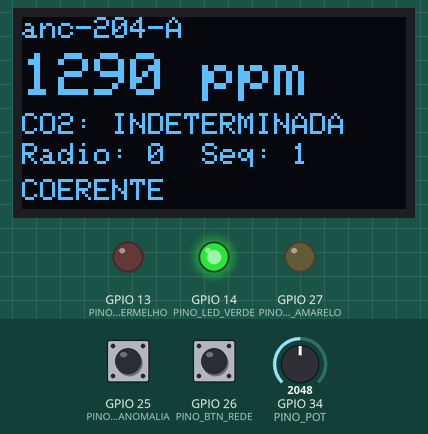
Simulated run of this sketch. Board: ESP32. Shown: 128×64 one-colour display, output pins drawn as LEDs (lit = HIGH). Inputs (shaded band) come from the test bench; at power-on: GPIO 26 (PINO_BTN_REDE) HIGH, GPIO 34 (PINO_POT) = 2048, GPIO 25 (PINO_BTN_ANOMALIA) HIGH. WiFi joins after 1.5 s; servers stay silent unless stated; random numbers use the default seed unless the sketch sets one; no MQTT or app messages arrive unless stated; what the sketch prints to the serial monitor is not drawn.

Above: at 3.1 s.
3.2 s: GPIO 26 (PINO_BTN_REDE) pulled LOW for 0.15 s
At 5.9 s:
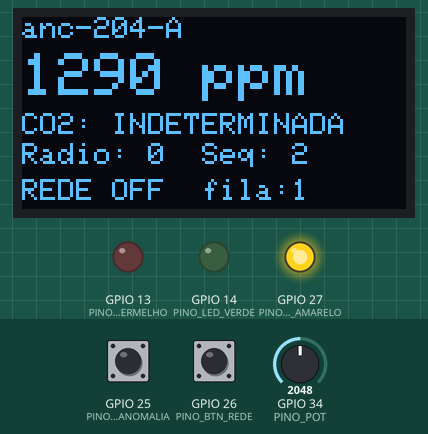
6.3 s: GPIO 26 (PINO_BTN_REDE) pulled LOW for 1 s
At 7.1 s:
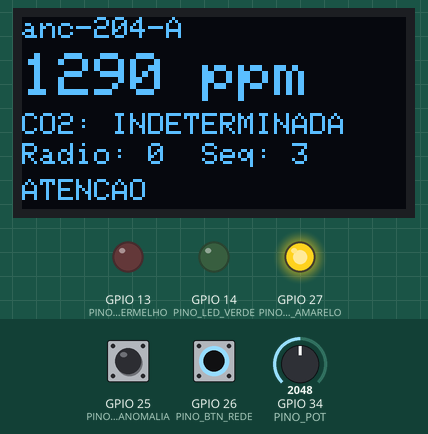
10.3 s: GPIO 34 (PINO_POT) set to 2866
13.3 s: GPIO 26 (PINO_BTN_REDE) pulled LOW for 0.15 s
At 14.2 s:
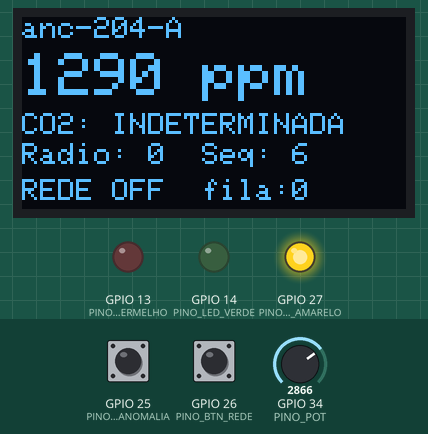
16.4 s: GPIO 26 (PINO_BTN_REDE) pulled LOW for 3.2 s
At 17.4 s:
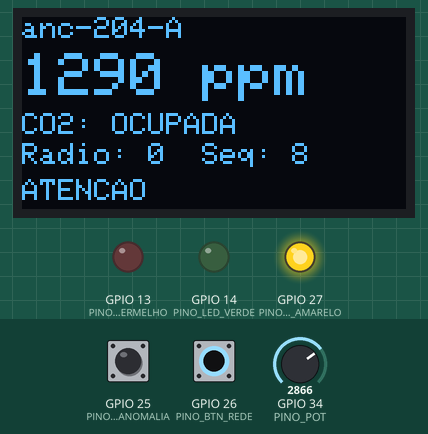
21.4 s: GPIO 25 (PINO_BTN_ANOMALIA) pulled LOW for 0.15 s
Timing chart, 0 to 24.4 s (numbered marks = the images above; inputs shaded):
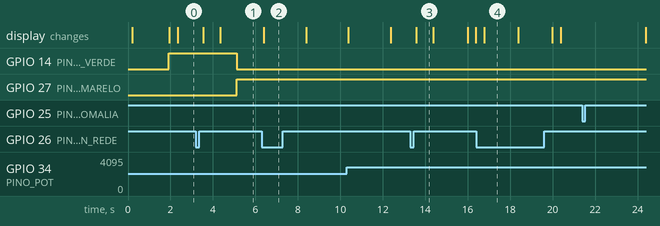

The sketch:

sketch.ino
```cpp
/* ===========================================================================
 * Projeto Presença — Marco 2 / Atividade 03
 * PRODUTOR: âncora de sala com verificação cruzada de ocupação por CO2
 *
 * Aluna: Alany Gabrielly — matrícula 202105018
 * Responsabilidade individual: COMUNICAÇÃO E RESILIÊNCIA
 * Teste adversarial (final de matrícula 8): evento repetido, fora de ordem
 *                                           ou com salto na sequência
 *
 * RECORTE DO PROJETO
 * O sistema Presença mede permanência de estudantes por rádio. A fraude que
 * nenhuma defesa de rádio alcança é o conluio em massa: a turma deixa os
 * celulares na sala e vai embora — os aparelhos estão genuinamente ali.
 * Esta âncora confere a contagem do rádio contra a física do ar: gente na
 * sala produz CO2. Se o rádio declara 30 estudantes e o CO2 diz sala vazia,
 * alguém mente.
 *
 * ENTRADA SIMULADA — DECLARAÇÃO EXPLÍCITA
 * O potenciômetro representa a concentração de CO2 em ppm. NÃO houve
 * aquisição nem validação de grandeza física real: não há sensor de gás,
 * não há calibração e não há resposta química. O potenciômetro é apenas
 * uma fonte de valor controlável na faixa de 380 a 2200 ppm.
 *
 * LIMITAÇÃO DE TEMPO
 * eventTimeMs é o tempo desde o início da simulação (millis()), não tempo
 * absoluto — o ESP32 não tem relógio sincronizado aqui. O carimbo
 * autoritativo é aplicado pelo consumidor na recepção.
 * ===========================================================================
 */

#include <WiFi.h>
#include <PubSubClient.h>
#include <Wire.h>
#include <Adafruit_GFX.h>
#include <Adafruit_SSD1306.h>

// --------------------------------------------------------------------------
// Identificação e rede
// --------------------------------------------------------------------------
const char* DEVICE_ID  = "anc-204-A";
const char* ENTITY_ID  = "sala-204";

const char* WIFI_SSID  = "Wokwi-GUEST";
const char* WIFI_PASS  = "";

const char* MQTT_HOST  = "broker.hivemq.com";
const int   MQTT_PORT  = 1883;

const char* TOPICO_AMBIENTE = "ufg/ssu/presenca/alany/sala-204/ambiente";
const char* TOPICO_COMANDO  = "ufg/ssu/presenca/alany/sala-204/comando";

// --------------------------------------------------------------------------
// Pinos
// --------------------------------------------------------------------------
const int PINO_POT          = 34;  // entrada analógica — CO2 simulado
const int PINO_BTN_ANOMALIA = 25;  // injeta anomalia de sequência
const int PINO_BTN_REDE     = 26;  // simula queda de rede
const int PINO_LED_VERDE    = 14;
const int PINO_LED_AMARELO  = 27;
const int PINO_LED_VERMELHO = 13;

// --------------------------------------------------------------------------
// Parâmetros da regra
//   Todos são constantes de configuração. Na sala real, os tempos seriam de
//   minutos; aqui estão comprimidos para caber na demonstração.
// --------------------------------------------------------------------------
const float  PPM_MIN_VALIDO      = 350.0;   // faixa física do sensor
const float  PPM_MAX_VALIDO      = 5000.0;
const float  SALTO_MAX_PPM       = 300.0;   // variação instantânea implausível
const float  LIMIAR_OCUPADA      = 800.0;   // histerese: entra em OCUPADA
const float  LIMIAR_VAZIA        = 600.0;   // histerese: volta para VAZIA
const unsigned long PERSIST_OCUPADA     = 6000;   // sustentação exigida
const unsigned long PERSIST_VAZIA       = 8000;
const unsigned long VALIDADE_LEITURA    = 10000;  // expira o último dado bom
const int           CONTAGEM_SUSPEITA   = 10;     // rádio declarando ocupação
const unsigned long PERSIST_INCOERENCIA = 10000;  // antes de acusar
const unsigned long TEMPO_MINIMO_ESTADO = 3000;   // rearme: evita oscilação
const unsigned long INTERVALO_AMOSTRA   = 400;
const unsigned long INTERVALO_PUBLICACAO = 2000;
const int    JANELA_MEDIA        = 5;       // média móvel
const int    MAX_FILA            = 20;      // fila de store-and-forward

// --------------------------------------------------------------------------
// Estados
// --------------------------------------------------------------------------
enum Ocupacao { OCUP_INDETERMINADA = 0, OCUP_VAZIA = 1, OCUP_OCUPADA = 2 };
enum Estado   { EST_COERENTE = 0, EST_ATENCAO = 1, EST_INCOERENTE = 2 };
enum Anomalia { ANOM_NENHUMA = 0, ANOM_DUPLICATA = 1, ANOM_FORA_DE_ORDEM = 2, ANOM_SALTO = 3 };

const char* NOME_OCUPACAO[] = { "INDETERMINADA", "VAZIA", "OCUPADA" };
const char* NOME_ESTADO[]   = { "COERENTE", "ATENCAO", "INCOERENTE" };
const char* NOME_ANOMALIA[] = { "nenhuma", "duplicata", "fora-de-ordem", "salto" };

// --------------------------------------------------------------------------
// Estado mantido
// --------------------------------------------------------------------------
float  janela[JANELA_MEDIA];
int    janelaPreenchida = 0;
int    janelaIndice     = 0;
float  ppmFiltrado      = 0.0;
bool   temLeituraValida = false;
unsigned long ultimaLeituraValidaMs = 0;
unsigned int  amostrasInvalidas     = 0;
int           invalidasSeguidas     = 0;

Ocupacao ocupacao = OCUP_INDETERMINADA;
unsigned long tempoAcimaOcupada = 0;
unsigned long tempoAbaixoVazia  = 0;

Estado estado = EST_COERENTE;
unsigned long tempoIncoerente   = 0;
unsigned long ultimaMudancaEstado = 0;

int contagemRadio = 0;
String ultimoComandoId = "";

unsigned long sequencia = 0;
unsigned long ultimaSequenciaEnviada = 0;

// fila de store-and-forward
struct EventoPendente {
  unsigned long seq;
  float         valor;
  uint8_t       estado;
  uint8_t       ocupacao;
  int           contagem;
  unsigned long tempoMs;
  unsigned int  invalidas;
};
EventoPendente fila[MAX_FILA];
int filaInicio = 0, filaTamanho = 0;
unsigned int descartadosPorFilaCheia = 0;

bool redeSimuladaCaida = false;
Anomalia proximaAnomalia = ANOM_DUPLICATA;   // cicla a cada aperto
Anomalia anomaliaArmada  = ANOM_NENHUMA;

unsigned long ultimaAmostraMs = 0;
unsigned long ultimaPublicacaoMs = 0;

WiFiClient   wifiClient;
PubSubClient mqtt(wifiClient);

Adafruit_SSD1306 display(128, 64, &Wire, -1);
bool temDisplay = false;

// ==========================================================================
// ENTRADA E VALIDAÇÃO
// ==========================================================================

// Converte a leitura do potenciômetro para a faixa representada de CO2.
float lerPpmBruto() {
  int cru = analogRead(PINO_POT);            // 0..4095
  return 380.0 + (cru / 4095.0) * (2200.0 - 380.0);
}

/* Valida e filtra. Duas rejeições distintas:
 *   1. fora da faixa física do sensor  -> leitura impossível
 *   2. salto instantâneo grande demais -> ruído: a concentração de um gás
 *      num ambiente fechado não muda centenas de ppm em 400 ms
 * Retorna true se a amostra foi aceita.
 */
bool amostrar() {
  float bruto = lerPpmBruto();

  if (bruto < PPM_MIN_VALIDO || bruto > PPM_MAX_VALIDO) {
    amostrasInvalidas++; invalidasSeguidas++;
    Serial.printf("[VALIDACAO] descartada: %.1f ppm fora da faixa [%.0f, %.0f]\n",
                  bruto, PPM_MIN_VALIDO, PPM_MAX_VALIDO);
    return false;
  }

  if (temLeituraValida && fabs(bruto - ppmFiltrado) > SALTO_MAX_PPM) {
    amostrasInvalidas++; invalidasSeguidas++;
    Serial.printf("[VALIDACAO] descartada: salto de %.1f ppm em %lu ms e implausivel\n",
                  fabs(bruto - ppmFiltrado), INTERVALO_AMOSTRA);
    return false;
  }

  janela[janelaIndice] = bruto;
  janelaIndice = (janelaIndice + 1) % JANELA_MEDIA;
  if (janelaPreenchida < JANELA_MEDIA) janelaPreenchida++;

  float soma = 0;
  for (int i = 0; i < janelaPreenchida; i++) soma += janela[i];
  ppmFiltrado = soma / janelaPreenchida;

  temLeituraValida = true;
  invalidasSeguidas = 0;
  ultimaLeituraValidaMs = millis();
  return true;
}

// ==========================================================================
// REGRA — não é comparação instantânea
// ==========================================================================

/* Camada 1: ocupação pelo CO2.
 * Usa histerese (800 sobe / 600 desce) e persistência: a condição precisa
 * se sustentar por segundos antes de mudar o estado. A faixa morta entre os
 * dois limiares impede oscilação de quem está na fronteira.
 */
void atualizarOcupacao(unsigned long agora, unsigned long dt) {
  // Validade do último dado: sem leitura boa recente, a ocupação expira.
  if (!temLeituraValida || (agora - ultimaLeituraValidaMs) > VALIDADE_LEITURA) {
    if (ocupacao != OCUP_INDETERMINADA) {
      Serial.println("[REGRA] ultimo dado expirou -> ocupacao INDETERMINADA");
    }
    ocupacao = OCUP_INDETERMINADA;
    tempoAcimaOcupada = tempoAbaixoVazia = 0;
    return;
  }

  if (janelaPreenchida < JANELA_MEDIA) return;   // ainda enchendo a janela

  if (ppmFiltrado >= LIMIAR_OCUPADA) {
    tempoAcimaOcupada += dt; tempoAbaixoVazia = 0;
    if (tempoAcimaOcupada >= PERSIST_OCUPADA && ocupacao != OCUP_OCUPADA) {
      ocupacao = OCUP_OCUPADA;
      Serial.printf("[REGRA] CO2 %.0f ppm sustentado por %lu ms -> OCUPADA\n",
                    ppmFiltrado, tempoAcimaOcupada);
    }
  } else if (ppmFiltrado <= LIMIAR_VAZIA) {
    tempoAbaixoVazia += dt; tempoAcimaOcupada = 0;
    if (tempoAbaixoVazia >= PERSIST_VAZIA && ocupacao != OCUP_VAZIA) {
      ocupacao = OCUP_VAZIA;
      Serial.printf("[REGRA] CO2 %.0f ppm sustentado por %lu ms -> VAZIA\n",
                    ppmFiltrado, tempoAbaixoVazia);
    }
  } else {
    // faixa morta da histerese: mantém o estado, não acumula tempo
    tempoAcimaOcupada = tempoAbaixoVazia = 0;
  }
}

/* Camada 2: verificação cruzada — COMBINA DUAS ENTRADAS.
 * O rádio (via consumidor) declara quantos estudantes estão na sala.
 * O CO2 diz se há gente. Discordância sustentada = suspeita de conluio.
 */
void atualizarEstado(unsigned long agora, unsigned long dt) {
  bool condicaoSuspeita = (contagemRadio >= CONTAGEM_SUSPEITA) && (ocupacao == OCUP_VAZIA);
  bool dadoRuim = (ocupacao == OCUP_INDETERMINADA) || (invalidasSeguidas >= 3);

  Estado novo = estado;

  if (dadoRuim) {
    novo = EST_ATENCAO;                       // sem base para acusar ninguém
    tempoIncoerente = 0;
  } else if (condicaoSuspeita) {
    tempoIncoerente += dt;
    novo = (tempoIncoerente >= PERSIST_INCOERENCIA) ? EST_INCOERENTE : EST_ATENCAO;
  } else {
    tempoIncoerente = 0;
    novo = EST_COERENTE;
  }

  // Rearme: impede oscilação rápida entre estados (comandos repetidos)
  if (novo != estado) {
    if (agora - ultimaMudancaEstado < TEMPO_MINIMO_ESTADO) return;
    Serial.printf("[REGRA] estado %s -> %s (co2=%.0f ppm, ocupacao=%s, radio=%d)\n",
                  NOME_ESTADO[estado], NOME_ESTADO[novo],
                  ppmFiltrado, NOME_OCUPACAO[ocupacao], contagemRadio);
    estado = novo;
    ultimaMudancaEstado = agora;
  }
}

// ==========================================================================
// ATUAÇÃO
// ==========================================================================
void atuar() {
  // Comportamento seguro: ATENCAO nunca acusa, apenas sinaliza incerteza.
  digitalWrite(PINO_LED_VERDE,    estado == EST_COERENTE);
  digitalWrite(PINO_LED_AMARELO,  estado == EST_ATENCAO);
  digitalWrite(PINO_LED_VERMELHO, estado == EST_INCOERENTE);

  if (!temDisplay) return;
  display.clearDisplay();
  display.setTextSize(1);
  display.setTextColor(SSD1306_WHITE);

  display.setCursor(0, 0);
  display.printf("%s", DEVICE_ID);
  display.setCursor(0, 12);
  display.setTextSize(2);
  display.printf("%.0f ppm", ppmFiltrado);
  display.setTextSize(1);
  display.setCursor(0, 32);
  display.printf("CO2: %s", NOME_OCUPACAO[ocupacao]);
  display.setCursor(0, 42);
  display.printf("Radio: %d  Seq: %lu", contagemRadio, sequencia);
  display.setCursor(0, 54);
  if (redeSimuladaCaida) display.printf("REDE OFF  fila:%d", filaTamanho);
  else                   display.printf("%s", NOME_ESTADO[estado]);
  display.display();
}

// ==========================================================================
// EVENTO
// ==========================================================================
void montarJson(char* buf, size_t n, unsigned long seq, float valor,
                uint8_t est, uint8_t ocup, int contagem, unsigned long tempoMs,
                unsigned int invalidas, bool bufferizado, Anomalia anom) {
  snprintf(buf, n,
    "{\"eventType\":\"sala.ambiente.v1\","
    "\"eventId\":\"%s#%lu\","
    "\"deviceId\":\"%s\",\"entityId\":\"%s\","
    "\"eventTimeMs\":%lu,\"sequence\":%lu,"
    "\"value\":%.1f,\"unit\":\"ppm\",\"state\":\"%s\","
    "\"ocupacaoCo2\":\"%s\",\"contagemRadio\":%d,"
    "\"amostrasInvalidas\":%u,\"bufferizado\":%s,"
    "\"anomaliaInjetada\":\"%s\"}",
    DEVICE_ID, seq, DEVICE_ID, ENTITY_ID, tempoMs, seq,
    valor, NOME_ESTADO[est], NOME_OCUPACAO[ocup], contagem,
    invalidas, bufferizado ? "true" : "false", NOME_ANOMALIA[anom]);
}

void enfileirar(unsigned long seq, float valor, unsigned long tempoMs) {
  if (filaTamanho >= MAX_FILA) {
    // Teto da fila: descarta o MAIS ANTIGO e registra o descarte, para que
    // o intervalo apareça como incompleto em vez de silenciosamente vazio.
    filaInicio = (filaInicio + 1) % MAX_FILA;
    filaTamanho--;
    descartadosPorFilaCheia++;
    Serial.printf("[FILA] cheia: evento mais antigo descartado (total %u)\n",
                  descartadosPorFilaCheia);
  }
  int pos = (filaInicio + filaTamanho) % MAX_FILA;
  fila[pos] = { seq, valor, (uint8_t)estado, (uint8_t)ocupacao,
                contagemRadio, tempoMs, amostrasInvalidas };
  filaTamanho++;
}

void drenarFila() {
  char buf[512];
  while (filaTamanho > 0 && mqtt.connected()) {
    EventoPendente e = fila[filaInicio];
    // bufferizado=true e eventTimeMs ORIGINAL: o consumidor recebe um evento
    // atrasado, não um evento novo. É assim que a permanência é recalculada.
    montarJson(buf, sizeof(buf), e.seq, e.valor, e.estado, e.ocupacao,
               e.contagem, e.tempoMs, e.invalidas, true, ANOM_NENHUMA);
    if (!mqtt.publish(TOPICO_AMBIENTE, buf)) break;
    Serial.printf("[RETRY] entregue atrasado seq=%lu (tempo original %lu ms)\n",
                  e.seq, e.tempoMs);
    Serial.println(buf);
    filaInicio = (filaInicio + 1) % MAX_FILA;
    filaTamanho--;
  }
}

void publicar() {
  unsigned long agora = millis();
  unsigned long seq;
  Anomalia anom = anomaliaArmada;

  // ---- injeção do teste adversarial (final de matrícula 8) ----
  switch (anom) {
    case ANOM_DUPLICATA:
      seq = ultimaSequenciaEnviada;                 // repete a anterior
      Serial.printf("\n>>> ADVERSARIAL: repetindo sequencia %lu\n", seq);
      break;
    case ANOM_FORA_DE_ORDEM:
      seq = (ultimaSequenciaEnviada > 3) ? ultimaSequenciaEnviada - 3 : 1;
      Serial.printf("\n>>> ADVERSARIAL: enviando fora de ordem, seq %lu apos %lu\n",
                    seq, ultimaSequenciaEnviada);
      break;
    case ANOM_SALTO:
      sequencia += 6;                                // pula 5 números
      seq = sequencia;
      Serial.printf("\n>>> ADVERSARIAL: salto de %lu para %lu\n",
                    ultimaSequenciaEnviada, seq);
      break;
    default:
      sequencia++;
      seq = sequencia;
      break;
  }
  anomaliaArmada = ANOM_NENHUMA;

  char buf[512];
  montarJson(buf, sizeof(buf), seq, ppmFiltrado, (uint8_t)estado,
             (uint8_t)ocupacao, contagemRadio, agora, amostrasInvalidas,
             false, anom);

  Serial.println(buf);                              // requisito 5.2

  if (redeSimuladaCaida || !mqtt.connected()) {
    enfileirar(seq, ppmFiltrado, agora);
    Serial.printf("[REDE] indisponivel: evento seq=%lu retido (fila %d/%d)\n",
                  seq, filaTamanho, MAX_FILA);
  } else {
    mqtt.publish(TOPICO_AMBIENTE, buf);
  }

  if (anom == ANOM_NENHUMA || anom == ANOM_SALTO) ultimaSequenciaEnviada = seq;
}

// ==========================================================================
// COMANDO RECEBIDO — segunda entrada da regra
// ==========================================================================
void aoReceberComando(char* topico, byte* carga, unsigned int tamanho) {
  String msg;
  for (unsigned int i = 0; i < tamanho; i++) msg += (char)carga[i];

  int pId = msg.indexOf("\"commandId\":\"");
  String cmdId = "";
  if (pId >= 0) {
    int ini = pId + 13;
    int fim = msg.indexOf('"', ini);
    if (fim > ini) cmdId = msg.substring(ini, fim);
  }

  // Idempotência: comando já aplicado é ignorado. Entrega duplicada pelo
  // broker (QoS 1 reentrega) não altera o estado.
  if (cmdId.length() > 0 && cmdId == ultimoComandoId) {
    Serial.printf("[COMANDO] %s ja aplicado, ignorado\n", cmdId.c_str());
    return;
  }

  int p = msg.indexOf("\"contagem\":");
  if (p < 0) { Serial.println("[COMANDO] invalido: sem campo contagem"); return; }
  int valor = msg.substring(p + 11).toInt();
  if (valor < 0 || valor > 200) {
    Serial.printf("[COMANDO] invalido: contagem %d fora da faixa\n", valor);
    return;
  }

  contagemRadio = valor;
  ultimoComandoId = cmdId;
  Serial.printf("[COMANDO] %s aplicado: contagem do radio = %d\n",
                cmdId.c_str(), contagemRadio);
}

// ==========================================================================
// BOTÕES
// ==========================================================================
void lerBotoes() {
  static bool  ultAnom = HIGH, ultRede = HIGH;
  static unsigned long tAnom = 0, tRede = 0;
  const unsigned long DEBOUNCE = 50;
  unsigned long agora = millis();

  bool bAnom = digitalRead(PINO_BTN_ANOMALIA);
  if (bAnom != ultAnom && agora - tAnom > DEBOUNCE) {
    tAnom = agora;
    if (bAnom == LOW) {                       // borda de descida
      anomaliaArmada  = proximaAnomalia;
      Serial.printf("\n### anomalia armada: %s (aplica na proxima publicacao)\n",
                    NOME_ANOMALIA[anomaliaArmada]);
      proximaAnomalia = (Anomalia)((proximaAnomalia % 3) + 1);   // cicla 1,2,3
    }
    ultAnom = bAnom;
  }

  bool bRede = digitalRead(PINO_BTN_REDE);
  if (bRede != ultRede && agora - tRede > DEBOUNCE) {
    tRede = agora;
    if (bRede == LOW) {
      redeSimuladaCaida = !redeSimuladaCaida;
      Serial.printf("\n### rede simulada: %s\n",
                    redeSimuladaCaida ? "INDISPONIVEL" : "RESTABELECIDA");
      if (!redeSimuladaCaida) drenarFila();
    }
    ultRede = bRede;
  }
}

// ==========================================================================
void conectarMqtt() {
  if (redeSimuladaCaida || mqtt.connected()) return;
  String id = String(DEVICE_ID) + "-" + String(random(0xffff), HEX);
  if (mqtt.connect(id.c_str())) {
    mqtt.subscribe(TOPICO_COMANDO);
    Serial.printf("[MQTT] conectado; assinando %s\n", TOPICO_COMANDO);
    drenarFila();
  }
}

void setup() {
  Serial.begin(115200);
  delay(200);

  pinMode(PINO_BTN_ANOMALIA, INPUT_PULLUP);
  pinMode(PINO_BTN_REDE,     INPUT_PULLUP);
  pinMode(PINO_LED_VERDE,    OUTPUT);
  pinMode(PINO_LED_AMARELO,  OUTPUT);
  pinMode(PINO_LED_VERMELHO, OUTPUT);

  Wire.begin(21, 22);
  temDisplay = display.begin(SSD1306_SWITCHCAPVCC, 0x3C);
  if (temDisplay) { display.clearDisplay(); display.display(); }

  Serial.println("\n=== Presenca / ancora de sala — produtor ===");
  Serial.printf("dispositivo=%s  entidade=%s\n", DEVICE_ID, ENTITY_ID);
  Serial.println("POT = CO2 simulado | BTN1 = anomalia de sequencia | BTN2 = queda de rede");

  WiFi.begin(WIFI_SSID, WIFI_PASS, 6);
  Serial.print("[WIFI] conectando");
  while (WiFi.status() != WL_CONNECTED) { delay(200); Serial.print("."); }
  Serial.printf(" ok: %s\n", WiFi.localIP().toString().c_str());

  mqtt.setServer(MQTT_HOST, MQTT_PORT);
  mqtt.setCallback(aoReceberComando);
  mqtt.setBufferSize(512);               // o payload excede os 256 padrão
  conectarMqtt();

  ultimaMudancaEstado = millis();
}

void loop() {
  unsigned long agora = millis();

  lerBotoes();
  if (!redeSimuladaCaida) { conectarMqtt(); mqtt.loop(); }

  if (agora - ultimaAmostraMs >= INTERVALO_AMOSTRA) {
    unsigned long dt = agora - ultimaAmostraMs;
    ultimaAmostraMs = agora;
    amostrar();
    atualizarOcupacao(agora, dt);
    atualizarEstado(agora, dt);
    atuar();
  }

  if (agora - ultimaPublicacaoMs >= INTERVALO_PUBLICACAO) {
    ultimaPublicacaoMs = agora;
    publicar();
  }
}
```

Measured:
- what the display in image 3 shows lasts 0.8 s, from 13.6 s to 14.4 s
